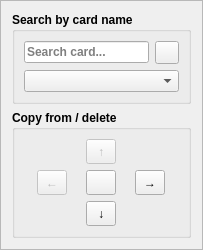
     <widget class="QFrame" name="frame_0">
      <property name="sizePolicy">
       <sizepolicy hsizetype="Preferred" vsizetype="Preferred">
        <horstretch>1</horstretch>
        <verstretch>1</verstretch>
       </sizepolicy>
      </property>
      <property name="frameShape">
       <enum>QFrame::StyledPanel</enum>
      </property>
      <property name="frameShadow">
       <enum>QFrame::Plain</enum>
      </property>
      <layout class="QVBoxLayout" name="verticalLayout">
       <item>
        <widget class="QGroupBox" name="SearchCardGroupBox_0">
         <property name="font">
          <font>
           <weight>75</weight>
           <bold>true</bold>
          </font>
         </property>
         <property name="title">
          <string>Search by card name</string>
         </property>
         <layout class="QGridLayout" name="gridLayout_12">
          <item row="0" column="0">
           <widget class="QLineEdit" name="SearchCardEdit_0">
            <property name="placeholderText">
             <string>Search card...</string>
            </property>
            <property name="clearButtonEnabled">
             <bool>true</bool>
            </property>
           </widget>
          </item>
          <item row="0" column="1">
           <widget class="QToolButton" name="RunSearchToolButton_0">
            <property name="text">
             <string/>
            </property>
            <property name="arrowType">
             <enum>Qt::NoArrow</enum>
            </property>
           </widget>
          </item>
          <item row="2" column="0" colspan="2">
           <widget class="QComboBox" name="SearchCardCombo_0"/>
          </item>
         </layout>
        </widget>
       </item>
       <item>
        <widget class="QGroupBox" name="CopyFromGroupBox_0">
         <property name="font">
          <font>
           <weight>75</weight>
           <bold>true</bold>
          </font>
         </property>
         <property name="title">
          <string>Copy from / delete</string>
         </property>
         <layout class="QGridLayout" name="gridLayout_2">
          <item row="0" column="1">
           <widget class="QToolButton" name="CopyUpButton_0">
            <property name="enabled">
             <bool>false</bool>
            </property>
            <property name="minimumSize">
             <size>
              <width>30</width>
              <height>25</height>
             </size>
            </property>
            <property name="text">
             <string>↑</string>
            </property>
           </widget>
          </item>
          <item row="1" column="0">
           <widget class="QToolButton" name="CopyLeftButton_0">
            <property name="enabled">
             <bool>false</bool>
            </property>
            <property name="minimumSize">
             <size>
              <width>30</width>
              <height>25</height>
             </size>
            </property>
            <property name="text">
             <string>←</string>
            </property>
           </widget>
          </item>
          <item row="2" column="1">
           <widget class="QToolButton" name="CopyDownButton_0">
            <property name="minimumSize">
             <size>
              <width>30</width>
              <height>25</height>
             </size>
            </property>
            <property name="text">
             <string>↓</string>
            </property>
           </widget>
          </item>
          <item row="1" column="2">
           <widget class="QToolButton" name="CopyRightButton_0">
            <property name="minimumSize">
             <size>
              <width>30</width>
              <height>25</height>
             </size>
            </property>
            <property name="text">
             <string>→</string>
            </property>
           </widget>
          </item>
          <item row="1" column="1">
           <widget class="QToolButton" name="DeleteButton_0">
            <property name="minimumSize">
             <size>
              <width>30</width>
              <height>25</height>
             </size>
            </property>
            <property name="text">
             <string/>
            </property>
           </widget>
          </item>
         </layout>
        </widget>
       </item>
      </layout>
     </widget>
